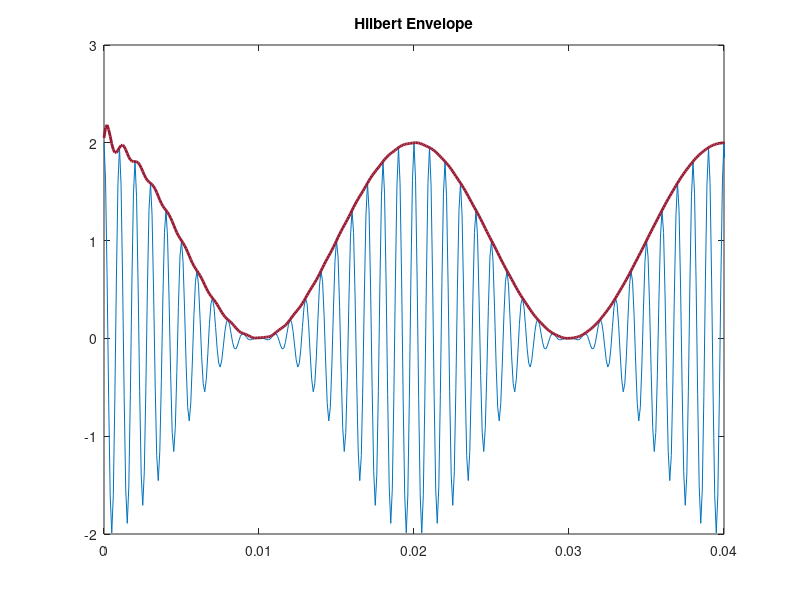

The MATLAB source for this figure:
%hilbertEnv--eton@231124.
#{
Envelope Extraction
https://ww2.mathworks.cn/help/signal/ug/envelope-extraction-using-the-analytic-signal.html
#}

t = 0:1e-4:0.1;#start, step, end
x = (1+cos(2*pi*50*t)).*cos(2*pi*1000*t);

#plot(t,x)
xlim([0 0.04])

# import signal
pkg load signal

y = hilbert(x);
env = abs(y);
plot_param = {'Color', [0.6 0.1 0.2],'Linewidth',2};

plot(t,x)
hold on
y2=[-1;1]
y3=y2*env
plot(t, env, plot_param{:})
hold off
xlim([0 0.04])
title('Hilbert Envelope')
